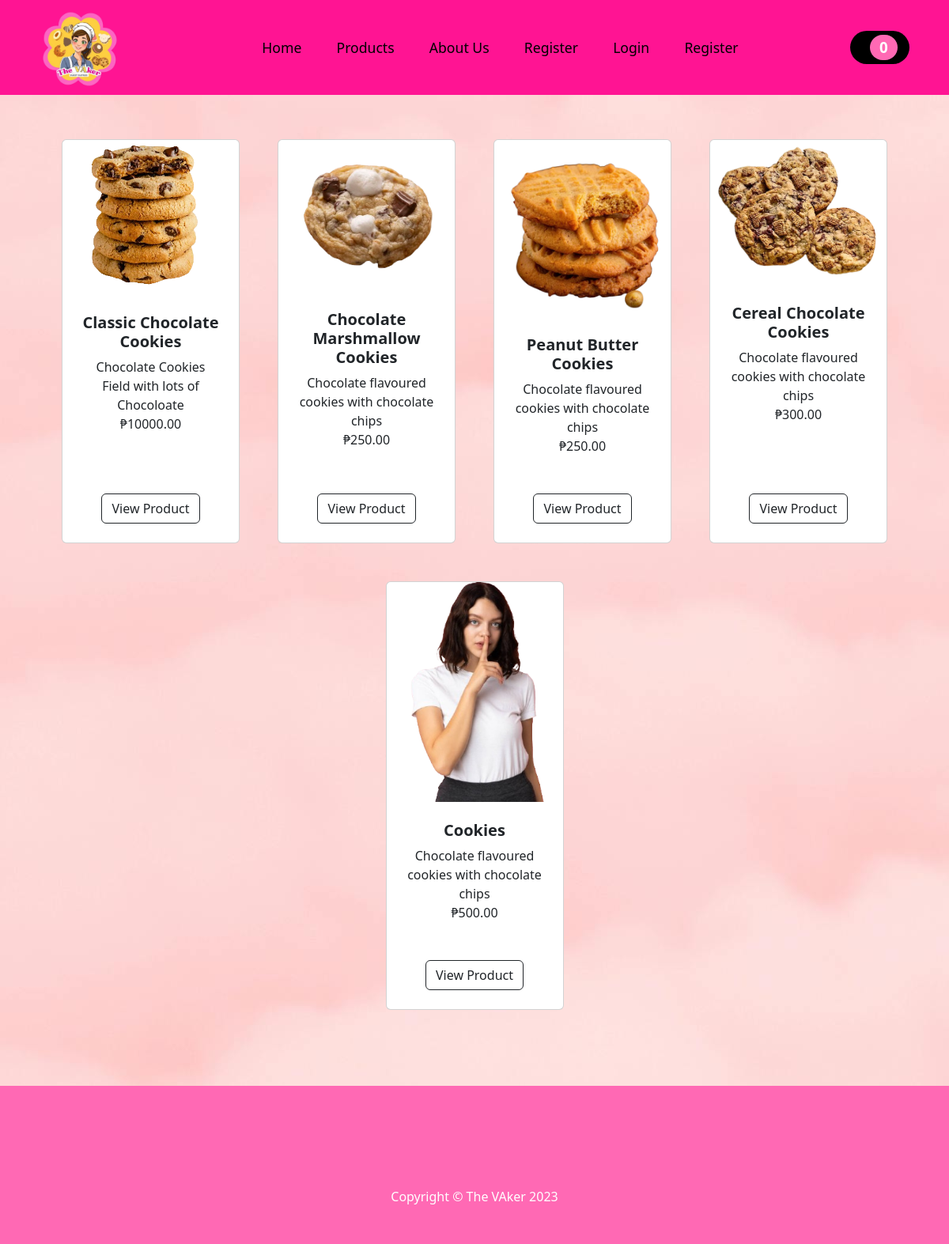
Page /itempage/ on the earlier database version.
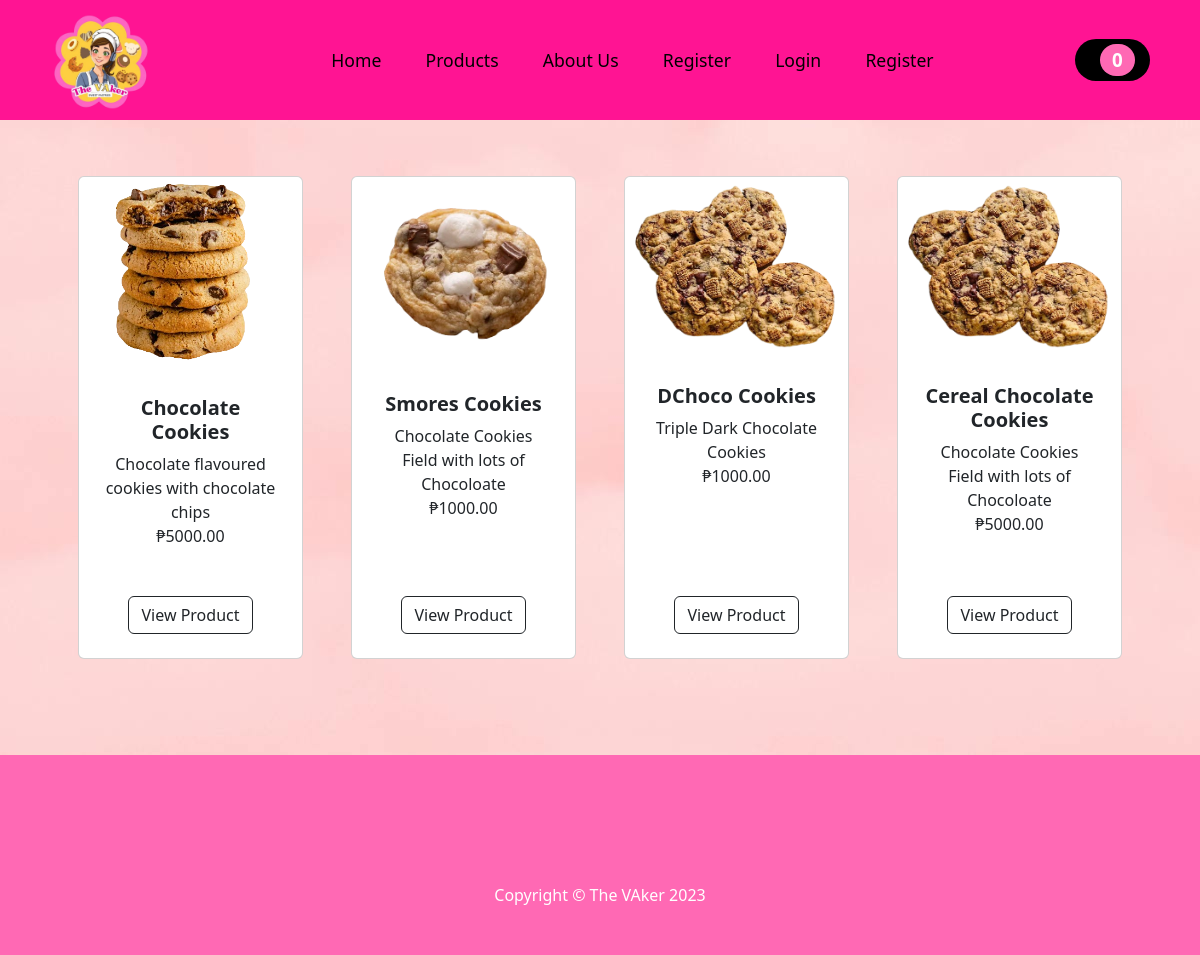
Same page on the later database version.
### app/models.py (models this page shows, shortened)
class Product(models.Model):
    productName = models.CharField(max_length=50)
    productDesc = models.CharField(max_length=250, default='', blank=True, null=True)
    productPrice = models.DecimalField(default=0, max_digits=10, decimal_places=2)
    category = models.ForeignKey(Category, on_delete=models.CASCADE, default=1)
    image = models.ImageField(upload_to= 'uploads/product/')

### app/views.py (the view)
# urls.py: path('itempage/', ItemPageView.as_view(), name='item'),
class ItemPageView(ListView):
    model = Product
    context_object_name = 'products'
    template_name = 'app/itemspage.html'

### cart/cart.py (called while the page is built)
    def __len__(self):
      return len(self.cart)

### cart/context_processors.py (called while the page is built)
def cart(request):
	return {'cart': Cart(request)}

### app/templates/app/itemspage.html (shortened to what this page needs)
{% load static %}
    <html lang="en">
    <head>
        <link href="https://cdn.jsdelivr.net/npm/bootstrap-icons@1.5.0/font/bootstrap-icons.css" rel="stylesheet" />
        <link rel="stylesheet" href="https://unpkg.com/boxicons@latest/css/boxicons.min.css">
        <link href="{% static 'css/products.css' %}" rel="stylesheet">
    </head>
  <body id="bg" style="background-image: url('{% static 'images/Bg-Web.jpg' %}')">
        {% include 'app/navbar.html' %}
       <header>
    <a href="{% url 'home' %}"><img class="logo" src="{% static 'images/Logo.png' %}"></a>
    <nav class="nav-list">
        <a href="{% url 'home' %}">Home</a>
            <a href="{% url 'item' %}">Products</a>
            <a href="{% url 'about' %}">About Us</a>
            <a href="{% url 'Customer_Create' %}">Register</a>
             {% if user.is_authenticated %}
           <a href="{% url 'logout' %}">Logout</a>
        {% else %}
            <a href="{% url 'login' %}">Login</a>
            <a href="{% url 'register' %}">Register</a>
        {% endif %}
    </nav>
    <div class="nav-icon">
        <a href="{% url 'cart_summary' %}"><span class="badge bg-dark text-white  rounded-pill" id="cart_quantity">{{ cart|length }}</span></a>
    </div>
</header>
        <section class="py-5">
            <div class="container px-4 px-lg-5 mt-5">
                <div class="row gx-4 gx-lg-5 row-cols-2 row-cols-md-3 row-cols-xl-4 justify-content-center">
                    {% for product in products %}
                    <div class="col mb-5">
                        <div class="card h-100">
                            <img class="card-img-top" src="{{ product.image.url }}" alt="..." />
                            <div class="card-body p-4">
                                <div class="text-center">
                                    <h5 class="fw-bolder">{{ product.productName }}</h5>
                                    <p class="card-text">{{ product.productDesc }}</p>
                                    ₱{{product.productPrice}}
                                </div>
                            </div>
                            <br>
                            <div class="card-footer p-4 pt-0 border-top-0 bg-transparent">
                                <div class="text-center"><a class="btn btn-outline-dark mt-auto" href="{% url 'product' product.id %}">View Product</a></div>
                            </div>
                        </div>
                    </div>
                    {% endfor %}
                </div>
            </div>
        </section>
        <footer class="py-5 bg-dark">
            <div class="container"><p class="m-0 text-center text-white">Copyright &copy; The VAker 2023</p></div>
        </footer>
    </body>
</html>

### app/templates/app/navbar.html (shortened to what this page needs)
{% load static %}
<header>
    <a href="{% url 'home' %}"><img class="logo" src="{% static 'images/Logo.png' %}"></a>
    <nav class="nav-list">
        <a href="{% url 'home' %}">Home</a>
            <a href="{% url 'item' %}">Products</a>
            <a href="{% url 'about' %}">About Us</a>
            <a href="{% url 'Customer_Create' %}">Create Account</a>
        {% if user.is_authenticated %}
           <a href="{% url 'logout' %}">Logout</a>
        {% else %}
            <a href="{% url 'login' %}">Login</a>
            <a href="{% url 'register' %}">Register</a>
        {% endif %}
    </nav>
    <div class="nav-icon">
        <a href="{% url 'cart_summary' %}"><span class="badge bg-dark text-white  rounded-pill" id="cart_quantity">{{ cart|length }}</span></a>
    </div>
</header>

Differences in the rows shown:
removed Product: image (picture), productName "Cookies", productDesc "Chocolate flavoured cookies with chocolate chips", productPrice "500.00"
changed Product: productName "Classic Chocolate Cookies" → "Chocolate Cookies"; productDesc "Chocolate Cookies Field with lots of Chocoloate" → "Chocolate flavoured cookies with chocolate chips"; productPrice "10000.00" → "5000.00"
changed Product: productName "Chocolate Marshmallow Cookies" → "Smores Cookies"; productDesc "Chocolate flavoured cookies with chocolate chips" → "Chocolate Cookies Field with lots of Chocoloate"; productPrice "250.00" → "1000.00"
changed Product: image: a different picture; productName "Peanut Butter Cookies" → "DChoco Cookies"; productDesc "Chocolate flavoured cookies with chocolate chips" → "Triple Dark Chocolate Cookies"; productPrice "250.00" → "1000.00"
changed Product "Cereal Chocolate Cookies": productDesc "Chocolate flavoured cookies with chocolate chips" → "Chocolate Cookies Field with lots of Chocoloate"; productPrice "300.00" → "5000.00"
